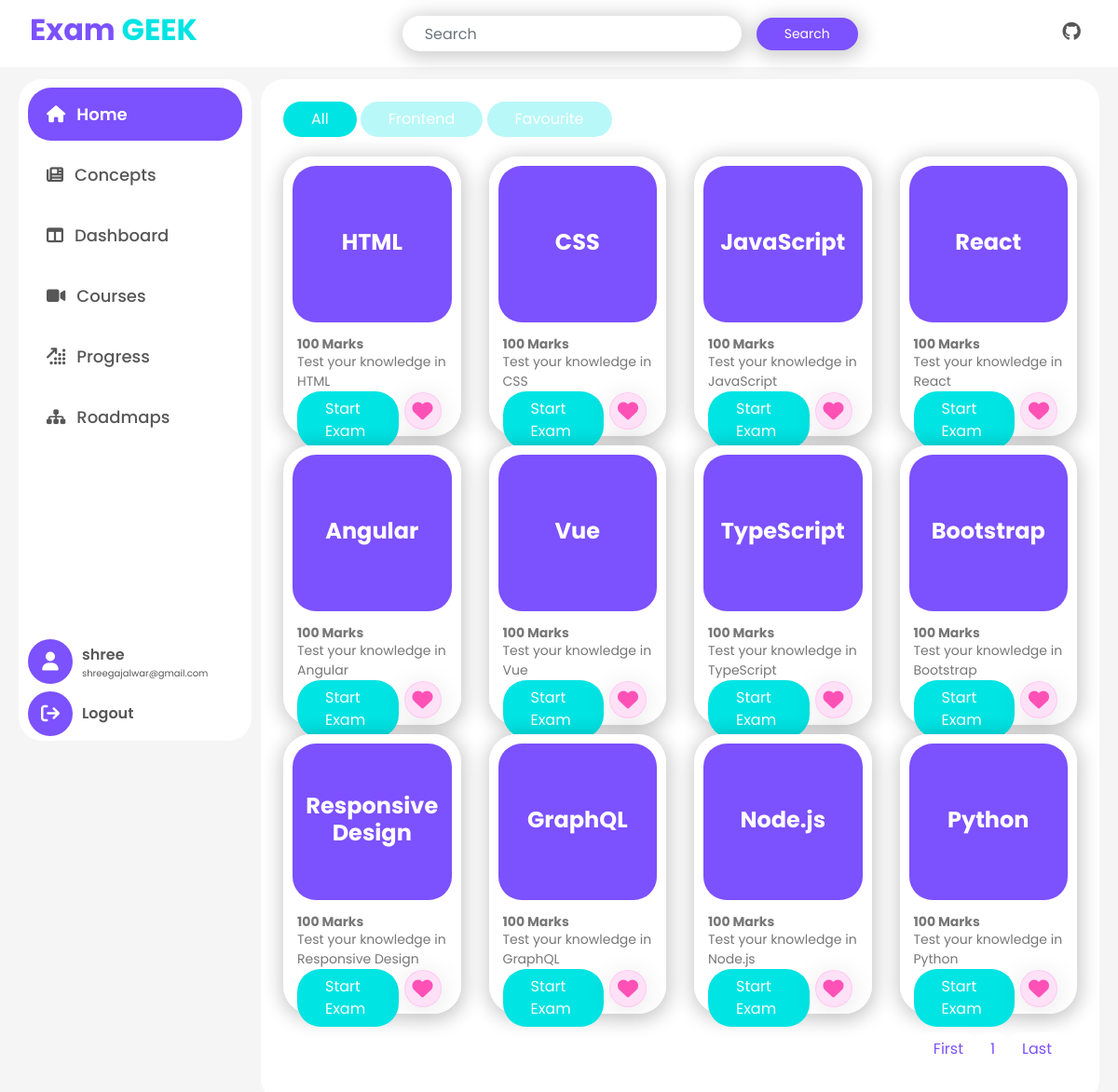
Before: / (signed in) with the older database file.
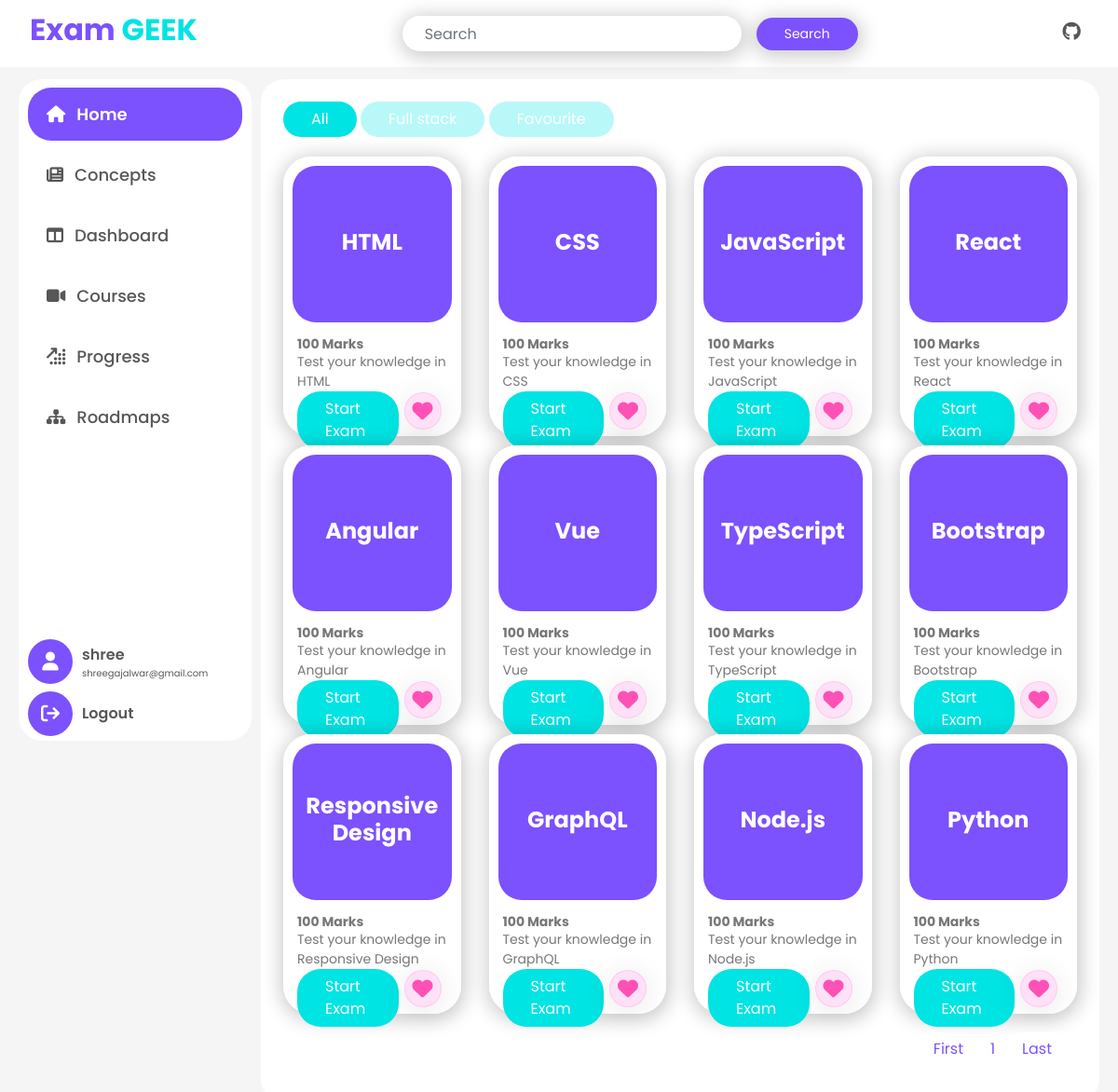
After: the same page with the newer database file.
### examapp/models.py (models this page shows)
class RoadMap(models.Model):
    user = models.ForeignKey(User,on_delete=models.CASCADE)
    roadmap = models.ForeignKey(RoadMapList,on_delete=models.CASCADE,null=True)
    def __str__(self):
        return str(self.roadmap)

class RoadMapList(models.Model):
    roadmap_name = models.CharField(max_length=255)
    skill = models.ManyToManyField(Skills)
    def __str__(self):
        return str(self.roadmap_name)

### examapp/views.py (the view, shortened to what this page needs)
# urls.py: path('', views.home, name='home'),
@login_required
def home(request):
    page = 1
    total_exams = Exam.objects.all().count()
    total_pages = total_exams // 12
    if request.user:
        roadmap, create = RoadMap.objects.get_or_create(user=request.user)
        roadmap.save()
        recommended = []
        if roadmap.roadmap != None:
            skillset = RoadMapList.objects.get(roadmap_name=roadmap)
            recommended = skillset.skill.all()
    if request.method == 'GET' and 'query' in request.GET:
        query = request.GET.get('query')
        exams = Exam.objects.filter(
            Q(title__skill__icontains=query) | Q(description__icontains=query)
        )
    else:
        if 'page' in request.GET:
            page = int(request.GET.get('page'))*12
            exams = Exam.objects.all()[page-12:page]
        else:
            exams = Exam.objects.all()[:12]
    favourite_exams = FavouriteExam.objects.filter(
        user=request.user).select_related('exam')
    favourite_exams = [fav_exam.exam for fav_exam in favourite_exams]
    return render(request, 'examapp/home.html', {
        'exams': exams,
        "roadmap": roadmap,
        "recommended_exams": recommended,
        "favourite_exams": favourite_exams,
        "page":page//12,
        "prev_page":int(page//12) - 1,
        "next_page":int(page//12) + 1,
        "total_pages":range(1,total_pages),
        "total_pages_count":total_pages
    })

### examapp/models.py (called while the page is built)
    def __str__(self):
        return self.title.skill

### examapp/templatetags/custom_filters.py (called while the page is built)
@register.filter(name='removespaces')
def removespaces(value):
    return value.replace(' ', '')

### examapp/templates/examapp/home.html (shortened to what this page needs)
{% extends 'base.html' %}
{% load static %}
{% load custom_filters %}
{% block content %}
    {% include 'sidebar.html' %}
    <div class="content">
        <div class="p-1">
            <div class="mb-3">
                <button class="btn-theme-tab tab-btn all-btn active" onclick="changeHomeContainer('all')">All</button>
                {% if roadmap %}
                <button class="btn-theme-tab tab-btn roadmap-btn" onclick="changeHomeContainer('roadmap')">{{roadmap}}</button>
                {% endif %}
                <button class="btn-theme-tab tab-btn favourite-btn" onclick="changeHomeContainer('favourite')">Favourite</button>
            </div>
            <div class="row all-container ">
                {% for exam in exams %}
                <div class="col-md-3 d-flex justify-content-center">
                    <div class="card ">
                        <div class="card-body">
                            <div class="purple-title">
                                <h5 class="card-title">{{ exam.title.skill }}</h5>
                            </div>
                            <div class="card-content d-flex flex-column justify-content-between">
                                <div>
                                    <h6 class="card-text bold-700 my-0">100 Marks</h6>
                                    <p class="card-text my-0">Test your knowledge in {{ exam.title.skill }}</p>
                                </div>
                                <div class="d-flex justify-content-between ">
                                    <a href="{% url 'exam' exam.id %}" class="btn-theme-secondary text-white ">Start Exam</a>
                                    <form action="{% url 'home' %}" method="post">
                                        <button type="submit" class="fav-form-btn border-none outline-none bg-white" onclick="submitFavForm()">
                                            <span class="bookmark"><i class="fa-solid fa-heart"></i></span>
                                        </button>
                                    </form>
                                </div>
                            </div>
                        </div>
                    </div>
                </div>
                {% endfor %}
            </div>
        </div>
        <div class="custom-pagination mt-2 d-flex justify-content-end px-3">
            <nav aria-label="...">
                <ul class="pagination pagination-md">
                    <li class="page-item" aria-current="page">
                        <span class="page-link"><a class="pg-element pg-element-{{i}}" href="{% url 'home' %}?page=1">First</a></span>
                    </li>
                    {% for i in total_pages %}
                    <li
                    class="page-item
                    {% if i == next_page or i == prev_page  or i == page %} d-block {% else %} d-none {% endif %}
                    " aria-current="page">
                        <span class="page-link"><a class="pg-element pg-element-{{i}}" href="{% url 'home' %}?page={{ i }}">{{ i }}</a></span>
                    </li>
                    {% endfor %}
                    <li class="page-item" aria-current="page">
                        <span class="page-link"><a class="pg-element pg-element-{{i}}" href="{% url 'home' %}?page={{total_pages_count}}">Last</a></span>
                    </li>
                </ul>
            </nav>
        </div>
    </div>
{% endblock %}

Changed rows visible on the page:
changed RoadMap: roadmap.roadmap_name "Frontend" → "Full stack"
